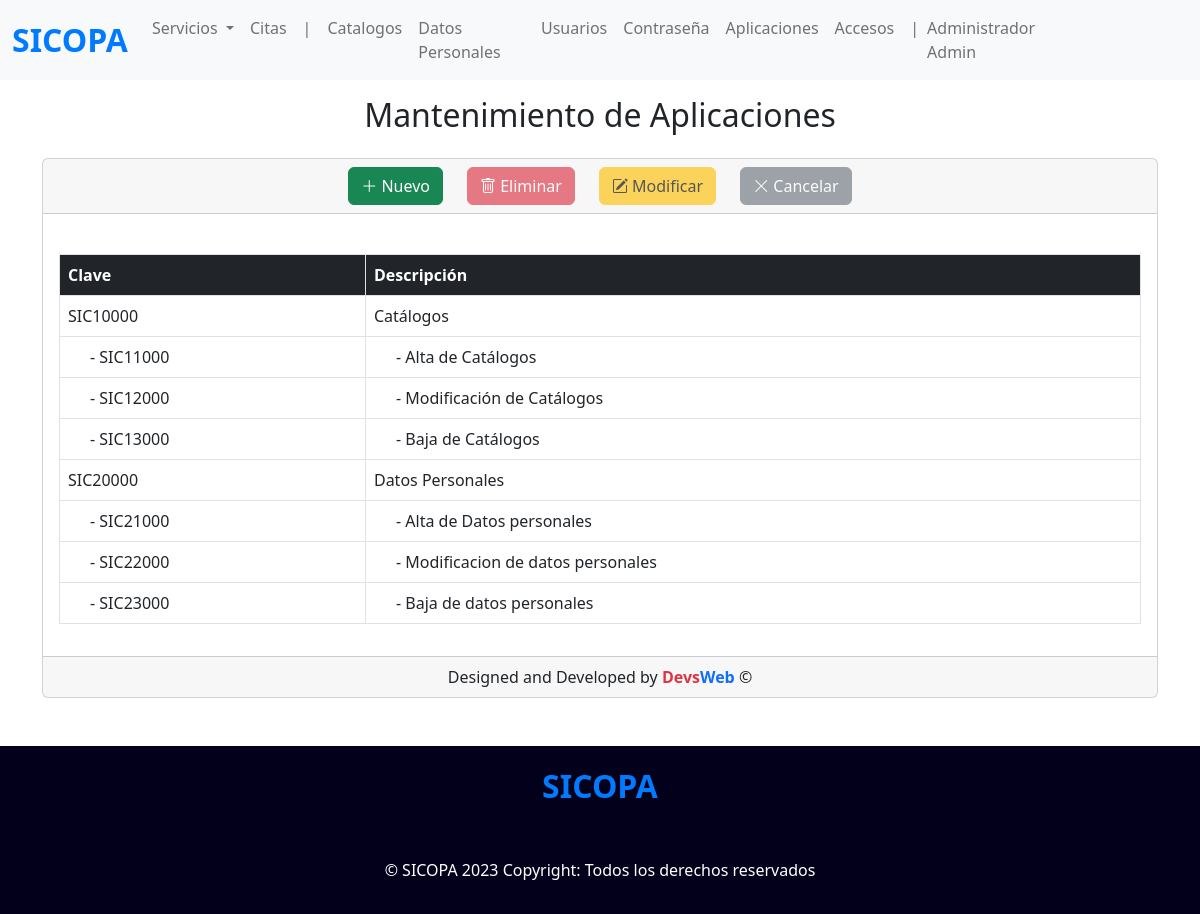
Screenshot of /aplicaciones (signed in) with the database file from the repository.
### tables this page shows
CREATE TABLE IF NOT EXISTS maplicaciones( 
    CvAplicacion VARCHAR(350) PRIMARY KEY NOT NULL,
    DsAplicacion VARCHAR(50)
);

### index.php (called while the page is built, shortened)
<?php
require_once 'controllers/applications.controller.php';
require_once 'models/applications.model.php';
require_once 'views/templates/layout.php';

### models/connection.php (called while the page is built)
<?php
class Conexion {
    static public function conectar() {
        $link = new PDO('mysql:host=localhost;dbname=sicopa', 'root', '');
        $link -> exec('set names utf8');
        return $link;
    }
}

### models/applications.model.php (called while the page is built, shortened)
<?php
require_once 'connection.php';
class ApplicationsModel {
    public static function getModules() {
        $sql = "SELECT * FROM maplicaciones WHERE CvAplicacion LIKE '%0000'";
        $stmt = Conexion::conectar() -> prepare($sql);
        $stmt -> execute();
        return $stmt -> fetchAll();
    }
    public static function getSubModules($subs) {
        $sql = "SELECT * FROM maplicaciones WHERE CvAplicacion LIKE '$subs%' LIMIT 18446744073709551615 OFFSET 1";
        $stmt = Conexion::conectar() -> prepare($sql);
        $stmt -> execute();
        return $stmt -> fetchAll();
    }
}

### controllers/applications.controller.php (called while the page is built, shortened)
<?php
class ApplicationsController {
    public static function getModulesApp() {
        return ApplicationsModel::getModules();
    }
    public static function getSubModulesApp($subs) {
        return ApplicationsModel::getSubModules($subs);
    }
}

### views/modules/aplicaciones.php (the view, shortened to what this page needs)
<section class="container">
    <div class="mt-3 buscador d-flex justify-content-center">
        <h2 class="text-center">Mantenimiento de Aplicaciones</h2>
    </div>
    <div class="mt-3 card">
        <div class="card-header d-flex justify-content-center gap-4">
            <button type="button" class="btn btn-success" id="nuevo" data-bs-toggle="modal" data-bs-target="#add_data"><i class="bi bi-plus-lg"></i> Nuevo</button>
            <button type="button" class="btn btn-danger" id="eliminar" disabled><i class="bi bi-trash"></i> Eliminar</button>
            <button type="button" class="btn btn-warning" id="modificar" data-bs-toggle="modal" data-bs-target="#edit_data" disabled><i class="bi bi-pencil-square"></i> Modificar</button>
            <button type="button" class="btn btn-secondary" id="cancelar" disabled><i class="bi bi-x-lg"></i> Cancelar</button>
        </div>
        <div class="card-body">
            <div class="table-responsive">
                <table class="table table-hover table-bordered dt-responsive tablaCategorias mt-4" width="100%" id="table">
                    <thead>
                        <tr class="bg-dark text-white">
                            <th>Clave</th>
                            <th>Descripción</th>
                        </tr>
                    </thead>
                    <tbody id="data_appications">
                        <?php
                        $modules = ApplicationsController::getModulesApp();
                        foreach ($modules as $key => $value) {
                            $key_code = $value[0];
                            $description = $value[1];
                            echo "<tr class='filasTablita' id='$key_code' onclick='seleccionar(this.id);'>
                                    <td>$key_code</td>
                                    <td>$description</td>
                                  </tr>";
                            $subs = substr($key_code, 0, 4);
                            $sub_modules = ApplicationsController::getSubModulesApp($subs);
                            foreach ($sub_modules as $key => $value) {
                                $key_code = $value[0];
                                $description = $value[1];
                                $add_pl = 'style="padding-left: 30px"';
                                echo "<tr class='filasTablita' id='$key_code' onclick='seleccionar(this.id);'>
                                        <td $add_pl> - $key_code</td>
                                        <td $add_pl> - $description</td>
                                    </tr>";
                            }
                        }
                        ?>
                    </tbody>
                </table>
            </div>
        </div>
        <div class="card-footer text-center">
            <p class="m-0">Designed and Developed by <b class="text-danger">Devs</b><b class="text-primary">Web</b> &copy;</p>
        </div>
    </div>
</section>

### views/css/estilos.css (style rules this page uses)
@media (min-width: 768px) { .buscador { display: flex; justify-content: space-between; } }

### rows the page displays
maplicaciones: CvAplicacion "SIC10000", DsAplicacion "Catálogos"
maplicaciones: CvAplicacion "SIC11000", DsAplicacion "Alta de Catálogos"
maplicaciones: CvAplicacion "SIC12000", DsAplicacion "Modificación de Catálogos"
maplicaciones: CvAplicacion "SIC13000", DsAplicacion "Baja de Catálogos"
maplicaciones: CvAplicacion "SIC20000", DsAplicacion "Datos Personales"
maplicaciones: CvAplicacion "SIC21000", DsAplicacion "Alta de Datos personales"
maplicaciones: CvAplicacion "SIC22000", DsAplicacion "Modificacion de datos personales"
maplicaciones: CvAplicacion "SIC23000", DsAplicacion "Baja de datos personales"

### other values shown
$_SESSION["nombre"] "Administrador"
$_SESSION["apellido"] "Admin"
